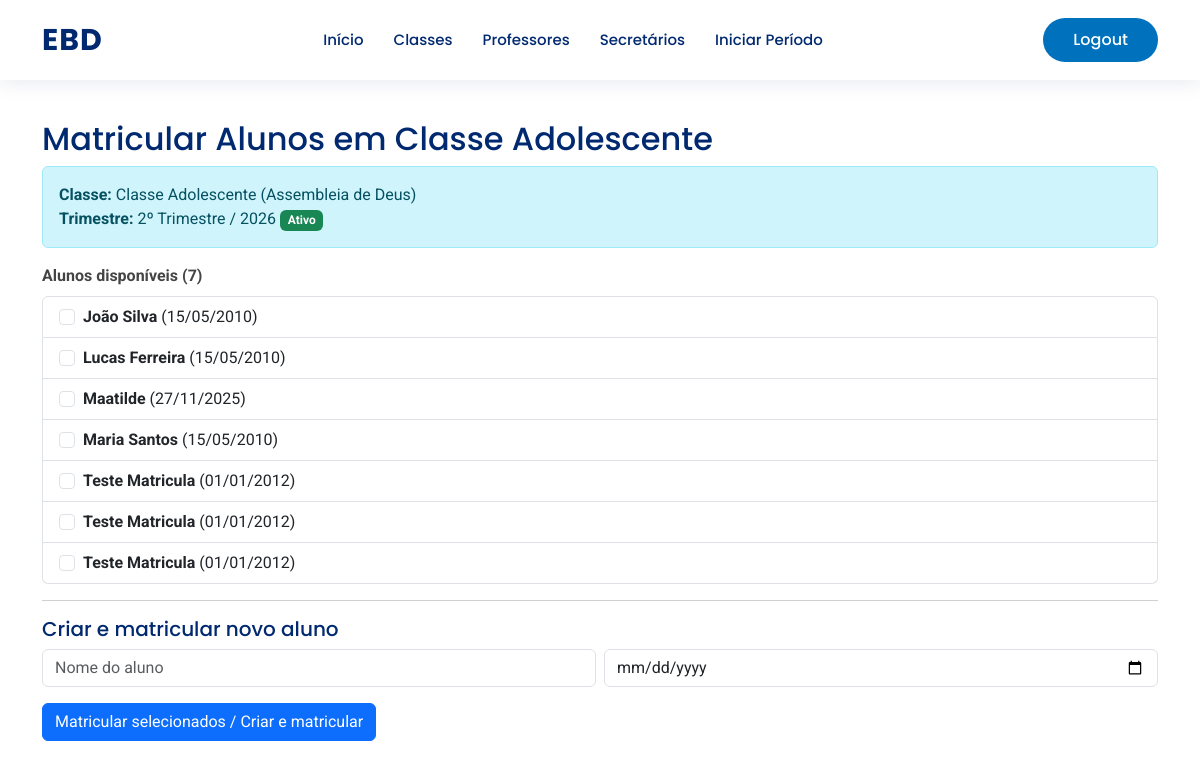
The page /alunos/matricular/9/ (signed in) on the database its author committed.
### base/models.py (models this page shows, shortened)
class Classe(models.Model):
    igreja = models.ForeignKey(Igreja, on_delete=models.PROTECT, related_name="classes")
    nome = models.CharField("Nome da Classe", max_length=100)
    class Meta:
        verbose_name = "Classe"
        verbose_name_plural = "Classes"
        ordering = ["igreja", "nome"]

class Igreja(models.Model):
    nome = models.CharField("Nome da Igreja", max_length=100, unique=True)
    class Meta:
        verbose_name = "Igreja"
        verbose_name_plural = "Igrejas"
        ordering = ["nome"]

class Trimestre(models.Model):
    igreja = models.ForeignKey(Igreja, on_delete=models.PROTECT, related_name="trimestres")
    trimestre = models.CharField(max_length=50)  # 1 Trim
    ano = models.PositiveIntegerField()
    ativo = models.BooleanField(default=False)
    concluido = models.BooleanField(default=False)
    class Meta:
        verbose_name = "Trimestre"
        verbose_name_plural = "Trimestres"
        unique_together = ('igreja', 'trimestre', 'ano')
        ordering = ["-ano", "trimestre"]

class Aluno(models.Model):
    igreja = models.ForeignKey(Igreja, on_delete=models.PROTECT, related_name="alunos")
    nome = models.CharField(max_length=200)
    data_nascimento = models.DateField()
    class Meta:
        verbose_name = "Aluno"
        verbose_name_plural = "Alunos"
        ordering = ["nome"]

### base/views.py (the view, shortened to what this page needs)
# urls.py: path('alunos/matricular/', views.aluno_matricular, name='aluno_matricular'),
@user_passes_test(is_actor)
def aluno_matricular(request, classe_id=None):
    classe = get_object_or_404(Classe, id=classe_id)
    trimestre = Trimestre.objects.filter(ativo=True).first()
    if trimestre.concluido:
        messages.error(request, 'Não é possível matricular alunos em um trimestre concluído.')
        return redirect('aluno_list')
    matriculados_ids = Matricula.objects.filter(trimestre=trimestre, ativa=True).values_list('aluno_id', flat=True)
    alunos_disponiveis = Aluno.objects.exclude(id__in=matriculados_ids)
    return render(request, 'aluno_matricula_form.html', {'classe': classe, 'trimestre': trimestre, 'alunos_disponiveis': alunos_disponiveis})

### base/views.py (called while the page is built)
def is_actor(user): return user.is_authenticated and user.role in ['professor', 'secretario', 'superintendente']

### base/templates/aluno_matricula_form.html (shortened to what this page needs)
{% extends 'tela_inicial/layout_base.html' %}
{% block conteudo %}
<div class="container py-4">
  <h2>Matricular Alunos em {{ classe.nome }}</h2>
  <div class="alert alert-info" role="alert">
    <strong>Classe:</strong> {{ classe.nome }} ({{ classe.igreja.nome }})<br>
    <strong>Trimestre:</strong> {{ trimestre.trimestre }} / {{ trimestre.ano }}
    {% if not trimestre.ativo %}<span class="badge bg-warning">Inativo</span>{% else %}<span class="badge bg-success">Ativo</span>{% endif %}
  </div>
  <form method="post">
    <div class="mb-3">
      <label class="form-label"><strong>Alunos disponíveis ({{ alunos_disponiveis.count }})</strong></label>
      {% if alunos_disponiveis %}
        <div class="list-group">
          {% for aluno in alunos_disponiveis %}
            <label class="list-group-item">
              <input class="form-check-input me-1" type="checkbox" name="alunos" value="{{ aluno.id }}">
              <strong>{{ aluno.nome }}</strong> ({{ aluno.data_nascimento|date:"d/m/Y" }})
            </label>
          {% endfor %}
        </div>
      {% else %}
        <div class="alert alert-warning">Nenhum aluno disponível para matrícula.</div>
      {% endif %}
    </div>
    <hr>
    <h5 class="mt-3">Criar e matricular novo aluno</h5>
    <div class="row g-2 mb-3">
      <div class="col-md-6">
        <input type="text" name="nome" class="form-control" placeholder="Nome do aluno">
      </div>
      <div class="col-md-6">
        <input type="date" name="data_nascimento" class="form-control" placeholder="Data de nascimento">
      </div>
    </div>
    <div class="d-flex gap-2">
      <button type="submit" class="btn btn-primary" {% if trimestre.concluido %}disabled{% endif %}>Matricular selecionados / Criar e matricular</button>
    </div>
  </form>
</div>
{% endblock conteudo %}

### base/static/css/style.css (style rules this page uses)
:root { --color-primary: #012970; --color-secondary: #0077b6; --color-accent: #0d6efd; --color-light-bg: #f6f9ff; --color-card-blue: #0072bd; --font-titles: "Poppins", sans-serif; --font-body: "Roboto", sans-serif; }
body { font-family: var(--font-body); color: #444444; background-color: #fff; }
h1, h2, h3, h4, h5, h6 { font-family: var(--font-titles); color: var(--color-primary); }

### rows shown on the page
Classe: nome "Classe Adolescente", igreja.nome "Assembleia de Deus"
Trimestre: trimestre "2º Trimestre", ano "2026"
Aluno: nome "João Silva", data_nascimento "15/05/2010"
Aluno: nome "Lucas Ferreira", data_nascimento "15/05/2010"
Aluno: nome "Maatilde", data_nascimento "27/11/2025"
Aluno: nome "Maria Santos", data_nascimento "15/05/2010"
Aluno: nome "Teste Matricula", data_nascimento "01/01/2012"
Aluno: nome "Teste Matricula", data_nascimento "01/01/2012"
Aluno: nome "Teste Matricula", data_nascimento "01/01/2012"

### other values the page prints
{{ alunos_disponiveis.count }} "7"
